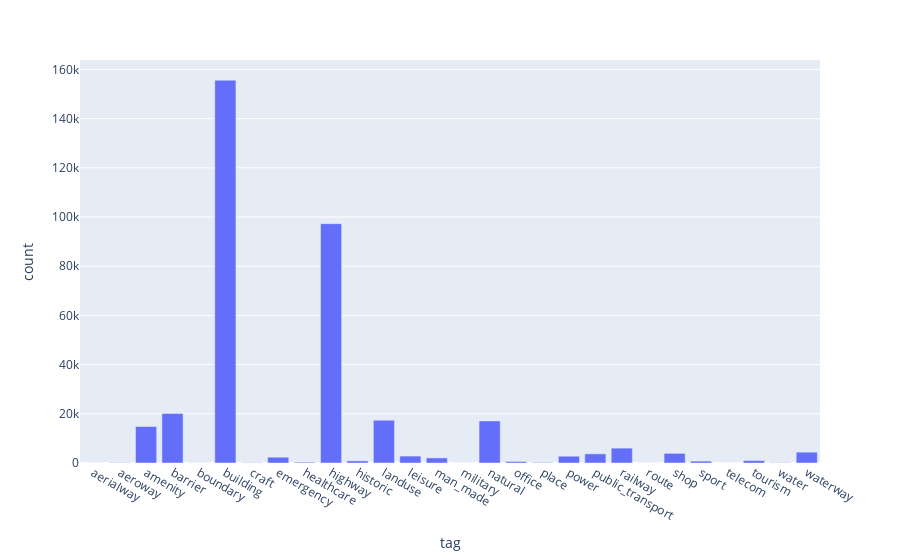

Here is the notebook cell this chart was saved with:
### Code cell
px.bar(results, x='tag', y='count')

### Figure 1 — Plotly figure (JSON) as saved in the notebook; plotly's stock layout.template omitted (floating-point values rounded to 4 significant figures)
{"data": [{"alignmentgroup": "True", "hovertemplate": "tag=%{x}<br>count=%{y}<extra></extra>", "legendgroup": "", "marker": {"color": "#636efa"}, "name": "", "offsetgroup": "", "orientation": "v", "showlegend": false, "textposition": "auto", "type": "bar", "x": ["aerialway", "aeroway", "amenity", "barrier", "boundary", "building", "craft", "emergency", "healthcare", "highway", "historic", "landuse", "leisure", "man_made", "military", "natural", "office", "place", "power", "public_transport", "railway", "route", "shop", "sport", "telecom", "tourism", "water", "waterway"], "xaxis": "x", "y": [7, 134, 14834, 20156, 42, 155658, 103, 2356, 319, 97310, 859, 17364, 2818, 2062, 32, 17113, 621, 211, 2760, 3711, 6041, 14, 3913, 773, 1, 998, 128, 4408], "yaxis": "y"}], "layout": {"barmode": "relative", "legend": {"tracegroupgap": 0}, "margin": {"t": 60}, "xaxis": {"anchor": "y", "domain": [0, 1], "title": {"text": "tag"}}, "yaxis": {"anchor": "x", "domain": [0, 1], "title": {"text": "count"}}}}
